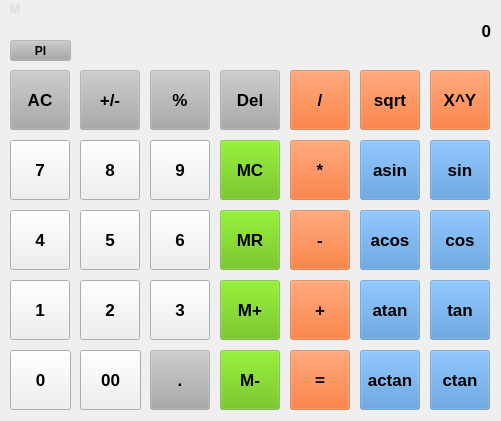
<?xml version="1.0" encoding="UTF-8"?>
<ui version="4.0">
 <class>MainWindow</class>
 <widget class="QMainWindow" name="MainWindow">
  <property name="geometry">
   <rect>
    <x>0</x>
    <y>0</y>
    <width>501</width>
    <height>421</height>
   </rect>
  </property>
  <property name="windowTitle">
   <string>MainWindow</string>
  </property>
  <widget class="QWidget" name="centralwidget">
   <widget class="QPushButton" name="pushButton_clearLastDigit">
    <property name="geometry">
     <rect>
      <x>220</x>
      <y>70</y>
      <width>60</width>
      <height>60</height>
     </rect>
    </property>
    <property name="font">
     <font>
      <pointsize>13</pointsize>
      <bold>true</bold>
     </font>
    </property>
    <property name="styleSheet">
     <string notr="true">QPushButton {
background: rgba(170,170,170, 100);
}</string>
    </property>
    <property name="text">
     <string>Del</string>
    </property>
   </widget>
   <widget class="QPushButton" name="pushButton_pow">
    <property name="geometry">
     <rect>
      <x>430</x>
      <y>70</y>
      <width>60</width>
      <height>60</height>
     </rect>
    </property>
    <property name="font">
     <font>
      <pointsize>13</pointsize>
      <bold>true</bold>
     </font>
    </property>
    <property name="styleSheet">
     <string notr="true">QPushButton {
background: rgba(255, 85, 0, 100);
}</string>
    </property>
    <property name="text">
     <string>X^Y</string>
    </property>
   </widget>
   <widget class="QPushButton" name="pushButton_8">
    <property name="geometry">
     <rect>
      <x>80</x>
      <y>140</y>
      <width>60</width>
      <height>60</height>
     </rect>
    </property>
    <property name="font">
     <font>
      <pointsize>13</pointsize>
      <bold>true</bold>
     </font>
    </property>
    <property name="styleSheet">
     <string notr="true">QPushButton {\nbackground: rgba(215, 215, 215, 100);
}</string>
    </property>
    <property name="text">
     <string>8</string>
    </property>
   </widget>
   <widget class="QPushButton" name="pushButton_solve">
    <property name="geometry">
     <rect>
      <x>290</x>
      <y>350</y>
      <width>60</width>
      <height>60</height>
     </rect>
    </property>
    <property name="font">
     <font>
      <pointsize>13</pointsize>
      <bold>true</bold>
     </font>
    </property>
    <property name="styleSheet">
     <string notr="true">QPushButton {
background: rgba(255, 85, 0, 100);
}</string>
    </property>
    <property name="text">
     <string>=</string>
    </property>
   </widget>
   <widget class="QPushButton" name="pushButton_pi">
    <property name="geometry">
     <rect>
      <x>10</x>
      <y>40</y>
      <width>61</width>
      <height>21</height>
     </rect>
    </property>
    <property name="font">
     <font>
      <bold>true</bold>
     </font>
    </property>
    <property name="styleSheet">
     <string notr="true">QPushButton {
background: rgba(170,170,170, 100);
}</string>
    </property>
    <property name="text">
     <string>PI</string>
    </property>
   </widget>
   <widget class="QPushButton" name="pushButton_6">
    <property name="geometry">
     <rect>
      <x>150</x>
      <y>210</y>
      <width>60</width>
      <height>60</height>
     </rect>
    </property>
    <property name="font">
     <font>
      <pointsize>13</pointsize>
      <bold>true</bold>
     </font>
    </property>
    <property name="styleSheet">
     <string notr="true">QPushButton {\nbackground: rgba(215, 215, 215, 100);
}</string>
    </property>
    <property name="text">
     <string>6</string>
    </property>
   </widget>
   <widget class="QPushButton" name="pushButton_ctg">
    <property name="geometry">
     <rect>
      <x>430</x>
      <y>350</y>
      <width>60</width>
      <height>60</height>
     </rect>
    </property>
    <property name="font">
     <font>
      <pointsize>13</pointsize>
      <bold>true</bold>
     </font>
    </property>
    <property name="styleSheet">
     <string notr="true">QPushButton {
background: rgba(71, 141, 212, 100);
}</string>
    </property>
    <property name="text">
     <string>ctan</string>
    </property>
   </widget>
   <widget class="QPushButton" name="pushButton_arcctg">
    <property name="geometry">
     <rect>
      <x>360</x>
      <y>350</y>
      <width>60</width>
      <height>60</height>
     </rect>
    </property>
    <property name="font">
     <font>
      <pointsize>13</pointsize>
      <bold>true</bold>
     </font>
    </property>
    <property name="styleSheet">
     <string notr="true">QPushButton {
background: rgba(71, 141, 212, 100);
}</string>
    </property>
    <property name="text">
     <string>actan</string>
    </property>
   </widget>
   <widget class="QPushButton" name="pushButton_tg">
    <property name="geometry">
     <rect>
      <x>430</x>
      <y>280</y>
      <width>60</width>
      <height>60</height>
     </rect>
    </property>
    <property name="font">
     <font>
      <pointsize>13</pointsize>
      <bold>true</bold>
     </font>
    </property>
    <property name="styleSheet">
     <string notr="true">QPushButton {
background: rgba(71, 141, 212, 100);
}</string>
    </property>
    <property name="text">
     <string>tan</string>
    </property>
   </widget>
   <widget class="QPushButton" name="pushButton_dot">
    <property name="geometry">
     <rect>
      <x>150</x>
      <y>350</y>
      <width>60</width>
      <height>60</height>
     </rect>
    </property>
    <property name="font">
     <font>
      <pointsize>13</pointsize>
      <bold>true</bold>
     </font>
    </property>
    <property name="styleSheet">
     <string notr="true">QPushButton {
background: rgba(170,170,170, 100);
}</string>
    </property>
    <property name="text">
     <string>.</string>
    </property>
   </widget>
   <widget class="QPushButton" name="pushButton_00">
    <property name="geometry">
     <rect>
      <x>80</x>
      <y>350</y>
      <width>61</width>
      <height>60</height>
     </rect>
    </property>
    <property name="font">
     <font>
      <pointsize>13</pointsize>
      <bold>true</bold>
     </font>
    </property>
    <property name="styleSheet">
     <string notr="true">QPushButton {\nbackground: rgba(215, 215, 215, 100);
}</string>
    </property>
    <property name="text">
     <string>00</string>
    </property>
   </widget>
   <widget class="QPushButton" name="pushButton_cos">
    <property name="geometry">
     <rect>
      <x>430</x>
      <y>210</y>
      <width>60</width>
      <height>60</height>
     </rect>
    </property>
    <property name="font">
     <font>
      <pointsize>13</pointsize>
      <bold>true</bold>
     </font>
    </property>
    <property name="styleSheet">
     <string notr="true">QPushButton {
background: rgba(71, 141, 212, 100);
}</string>
    </property>
    <property name="text">
     <string>cos</string>
    </property>
   </widget>
   <widget class="QPushButton" name="pushButton_setMemNegative">
    <property name="geometry">
     <rect>
      <x>220</x>
      <y>350</y>
      <width>60</width>
      <height>60</height>
     </rect>
    </property>
    <property name="font">
     <font>
      <pointsize>13</pointsize>
      <bold>true</bold>
     </font>
    </property>
    <property name="styleSheet">
     <string notr="true">QPushButton {
background: rgba(93, 186, 0, 100);
}</string>
    </property>
    <property name="text">
     <string>M-</string>
    </property>
   </widget>
   <widget class="QPushButton" name="pushButton_4">
    <property name="geometry">
     <rect>
      <x>10</x>
      <y>210</y>
      <width>60</width>
      <height>60</height>
     </rect>
    </property>
    <property name="font">
     <font>
      <pointsize>13</pointsize>
      <bold>true</bold>
     </font>
    </property>
    <property name="styleSheet">
     <string notr="true">QPushButton {\nbackground: rgba(215, 215, 215, 100);
}</string>
    </property>
    <property name="text">
     <string>4</string>
    </property>
   </widget>
   <widget class="QPushButton" name="pushButton_1">
    <property name="geometry">
     <rect>
      <x>10</x>
      <y>280</y>
      <width>60</width>
      <height>60</height>
     </rect>
    </property>
    <property name="font">
     <font>
      <pointsize>13</pointsize>
      <bold>true</bold>
     </font>
    </property>
    <property name="styleSheet">
     <string notr="true">QPushButton {\nbackground: rgba(215, 215, 215, 100);
}</string>
    </property>
    <property name="text">
     <string>1</string>
    </property>
   </widget>
   <widget class="QPushButton" name="pushButton_percent">
    <property name="geometry">
     <rect>
      <x>150</x>
      <y>70</y>
      <width>60</width>
      <height>60</height>
     </rect>
    </property>
    <property name="font">
     <font>
      <pointsize>13</pointsize>
      <bold>true</bold>
     </font>
    </property>
    <property name="styleSheet">
     <string notr="true">QPushButton {
background: rgba(170,170,170, 100);
}</string>
    </property>
    <property name="text">
     <string>%</string>
    </property>
   </widget>
   <widget class="QPushButton" name="pushButton_sqrt">
    <property name="geometry">
     <rect>
      <x>360</x>
      <y>70</y>
      <width>60</width>
      <height>60</height>
     </rect>
    </property>
    <property name="font">
     <font>
      <pointsize>13</pointsize>
      <bold>true</bold>
     </font>
    </property>
    <property name="styleSheet">
     <string notr="true">QPushButton {
background: rgba(255, 85, 0, 100);
}</string>
    </property>
    <property name="text">
     <string>sqrt</string>
    </property>
   </widget>
   <widget class="QPushButton" name="pushButton_3">
    <property name="geometry">
     <rect>
      <x>150</x>
      <y>280</y>
      <width>60</width>
      <height>60</height>
     </rect>
    </property>
    <property name="font">
     <font>
      <pointsize>13</pointsize>
      <bold>true</bold>
     </font>
    </property>
    <property name="styleSheet">
     <string notr="true">QPushButton {\nbackground: rgba(215, 215, 215, 100);
}</string>
    </property>
    <property name="text">
     <string>3</string>
    </property>
   </widget>
   <widget class="QPushButton" name="pushButton_clear">
    <property name="geometry">
     <rect>
      <x>10</x>
      <y>70</y>
      <width>60</width>
      <height>60</height>
     </rect>
    </property>
    <property name="font">
     <font>
      <pointsize>13</pointsize>
      <bold>true</bold>
     </font>
    </property>
    <property name="styleSheet">
     <string notr="true">QPushButton {
background: rgba(170,170,170, 100);
}</string>
    </property>
    <property name="text">
     <string>AC</string>
    </property>
   </widget>
   <widget class="QPushButton" name="pushButton_minus">
    <property name="geometry">
     <rect>
      <x>290</x>
      <y>210</y>
      <width>60</width>
      <height>60</height>
     </rect>
    </property>
    <property name="font">
     <font>
      <pointsize>13</pointsize>
      <bold>true</bold>
     </font>
    </property>
    <property name="styleSheet">
     <string notr="true">QPushButton {
background: rgba(255, 85, 0, 100);
}</string>
    </property>
    <property name="text">
     <string>-</string>
    </property>
   </widget>
   <widget class="QPushButton" name="pushButton_setMemPositive">
    <property name="geometry">
     <rect>
      <x>220</x>
      <y>280</y>
      <width>60</width>
      <height>60</height>
     </rect>
    </property>
    <property name="font">
     <font>
      <pointsize>13</pointsize>
      <bold>true</bold>
     </font>
    </property>
    <property name="styleSheet">
     <string notr="true">QPushButton {
background: rgba(93, 186, 0, 100);
}</string>
    </property>
    <property name="text">
     <string>M+</string>
    </property>
   </widget>
   <widget class="QPushButton" name="pushButton_clearMem">
    <property name="geometry">
     <rect>
      <x>220</x>
      <y>140</y>
      <width>60</width>
      <height>60</height>
     </rect>
    </property>
    <property name="font">
     <font>
      <pointsize>13</pointsize>
      <bold>true</bold>
     </font>
    </property>
    <property name="styleSheet">
     <string notr="true">QPushButton {
background: rgba(93, 186, 0, 100);
}</string>
    </property>
    <property name="text">
     <string>MC</string>
    </property>
   </widget>
   <widget class="QPushButton" name="pushButton_arccos">
    <property name="geometry">
     <rect>
      <x>360</x>
      <y>210</y>
      <width>60</width>
      <height>60</height>
     </rect>
    </property>
    <property name="font">
     <font>
      <pointsize>13</pointsize>
      <bold>true</bold>
     </font>
    </property>
    <property name="styleSheet">
     <string notr="true">QPushButton {
background: rgba(71, 141, 212, 100);
}</string>
    </property>
    <property name="text">
     <string>acos</string>
    </property>
   </widget>
   <widget class="QLabel" name="label">
    <property name="geometry">
     <rect>
      <x>20</x>
      <y>0</y>
      <width>471</width>
      <height>61</height>
     </rect>
    </property>
    <property name="font">
     <font>
      <pointsize>13</pointsize>
      <bold>true</bold>
     </font>
    </property>
    <property name="text">
     <string>0</string>
    </property>
    <property name="alignment">
     <set>Qt::AlignRight|Qt::AlignTrailing|Qt::AlignVCenter</set>
    </property>
   </widget>
   <widget class="QPushButton" name="pushButton_plus">
    <property name="geometry">
     <rect>
      <x>290</x>
      <y>280</y>
      <width>60</width>
      <height>60</height>
     </rect>
    </property>
    <property name="font">
     <font>
      <pointsize>13</pointsize>
      <bold>true</bold>
     </font>
    </property>
    <property name="styleSheet">
     <string notr="true">QPushButton {
background: rgba(255, 85, 0, 100);
}</string>
    </property>
    <property name="text">
     <string>+</string>
    </property>
   </widget>
   <widget class="QPushButton" name="pushButton_arcsin">
    <property name="geometry">
     <rect>
      <x>360</x>
      <y>140</y>
      <width>60</width>
      <height>60</height>
     </rect>
    </property>
    <property name="font">
     <font>
      <pointsize>13</pointsize>
      <bold>true</bold>
     </font>
    </property>
    <property name="styleSheet">
     <string notr="true">QPushButton {
background: rgba(71, 141, 212, 100);
}</string>
    </property>
    <property name="text">
     <string>asin</string>
    </property>
   </widget>
   <widget class="QPushButton" name="pushButton_div">
    <property name="geometry">
     <rect>
      <x>290</x>
      <y>70</y>
      <width>60</width>
      <height>60</height>
     </rect>
    </property>
    <property name="font">
     <font>
      <pointsize>13</pointsize>
      <bold>true</bold>
     </font>
    </property>
    <property name="styleSheet">
     <string notr="true">QPushButton {
background: rgba(255, 85, 0, 100);
}</string>
    </property>
    <property name="text">
     <string>/</string>
    </property>
   </widget>
   <widget class="QPushButton" name="pushButton_0">
    <property name="geometry">
     <rect>
      <x>10</x>
      <y>350</y>
      <width>61</width>
      <height>60</height>
     </rect>
    </property>
    <property name="font">
     <font>
      <pointsize>13</pointsize>
      <bold>true</bold>
     </font>
    </property>
    <property name="styleSheet">
     <string notr="true">QPushButton {\nbackground: rgba(215, 215, 215, 100);
}</string>
    </property>
    <property name="text">
     <string>0</string>
    </property>
   </widget>
   <widget class="QLabel" name="label_2">
    <property name="enabled">
     <bool>false</bool>
    </property>
    <property name="geometry">
     <rect>
      <x>10</x>
      <y>0</y>
      <width>51</width>
      <height>17</height>
     </rect>
    </property>
    <property name="font">
     <font>
      <pointsize>9</pointsize>
      <bold>true</bold>
     </font>
    </property>
    <property name="styleSheet">
     <string notr="true">color: rgb(220, 220, 220);</string>
    </property>
    <property name="text">
     <string>M</string>
    </property>
   </widget>
   <widget class="QPushButton" name="pushButton_2">
    <property name="geometry">
     <rect>
      <x>80</x>
      <y>280</y>
      <width>60</width>
      <height>60</height>
     </rect>
    </property>
    <property name="font">
     <font>
      <pointsize>13</pointsize>
      <bold>true</bold>
     </font>
    </property>
    <property name="styleSheet">
     <string notr="true">QPushButton {\nbackground: rgba(215, 215, 215, 100);
}</string>
    </property>
    <property name="text">
     <string>2</string>
    </property>
   </widget>
   <widget class="QPushButton" name="pushButton_5">
    <property name="geometry">
     <rect>
      <x>80</x>
      <y>210</y>
      <width>60</width>
      <height>60</height>
     </rect>
    </property>
    <property name="font">
     <font>
      <pointsize>13</pointsize>
      <bold>true</bold>
     </font>
    </property>
    <property name="styleSheet">
     <string notr="true">QPushButton {\nbackground: rgba(215, 215, 215, 100);
}</string>
    </property>
    <property name="text">
     <string>5</string>
    </property>
   </widget>
   <widget class="QPushButton" name="pushButton_readMem">
    <property name="geometry">
     <rect>
      <x>220</x>
      <y>210</y>
      <width>60</width>
      <height>60</height>
     </rect>
    </property>
    <property name="font">
     <font>
      <pointsize>13</pointsize>
      <bold>true</bold>
     </font>
    </property>
    <property name="styleSheet">
     <string notr="true">QPushButton {
background: rgba(93, 186, 0, 100);
}</string>
    </property>
    <property name="text">
     <string>MR</string>
    </property>
   </widget>
   <widget class="QPushButton" name="pushButton_9">
    <property name="geometry">
     <rect>
      <x>150</x>
      <y>140</y>
      <width>60</width>
      <height>60</height>
     </rect>
    </property>
    <property name="font">
     <font>
      <pointsize>13</pointsize>
      <bold>true</bold>
     </font>
    </property>
    <property name="styleSheet">
     <string notr="true">QPushButton {\nbackground: rgba(215, 215, 215, 100);
}</string>
    </property>
    <property name="text">
     <string>9</string>
    </property>
   </widget>
   <widget class="QPushButton" name="pushButton_arctg">
    <property name="geometry">
     <rect>
      <x>360</x>
      <y>280</y>
      <width>60</width>
      <height>60</height>
     </rect>
    </property>
    <property name="font">
     <font>
      <pointsize>13</pointsize>
      <bold>true</bold>
     </font>
    </property>
    <property name="styleSheet">
     <string notr="true">QPushButton {
background: rgba(71, 141, 212, 100);
}</string>
    </property>
    <property name="text">
     <string>atan</string>
    </property>
   </widget>
   <widget class="QPushButton" name="pushButton_sin">
    <property name="geometry">
     <rect>
      <x>430</x>
      <y>140</y>
      <width>60</width>
      <height>60</height>
     </rect>
    </property>
    <property name="font">
     <font>
      <pointsize>13</pointsize>
      <bold>true</bold>
     </font>
    </property>
    <property name="styleSheet">
     <string notr="true">QPushButton {
background: rgba(71, 141, 212, 100);
}</string>
    </property>
    <property name="text">
     <string>sin</string>
    </property>
   </widget>
   <widget class="QPushButton" name="pushButton_setNegative">
    <property name="geometry">
     <rect>
      <x>80</x>
      <y>70</y>
      <width>60</width>
      <height>60</height>
     </rect>
    </property>
    <property name="font">
     <font>
      <pointsize>13</pointsize>
      <bold>true</bold>
     </font>
    </property>
    <property name="styleSheet">
     <string notr="true">QPushButton {
background: rgba(170,170,170, 100);
}</string>
    </property>
    <property name="text">
     <string>+/-</string>
    </property>
   </widget>
   <widget class="QPushButton" name="pushButton_7">
    <property name="geometry">
     <rect>
      <x>10</x>
      <y>140</y>
      <width>60</width>
      <height>60</height>
     </rect>
    </property>
    <property name="font">
     <font>
      <pointsize>13</pointsize>
      <bold>true</bold>
     </font>
    </property>
    <property name="styleSheet">
     <string notr="true">QPushButton {\nbackground: rgba(215, 215, 215, 100);
}</string>
    </property>
    <property name="text">
     <string>7</string>
    </property>
   </widget>
   <widget class="QPushButton" name="pushButton_mlp">
    <property name="geometry">
     <rect>
      <x>290</x>
      <y>140</y>
      <width>60</width>
      <height>60</height>
     </rect>
    </property>
    <property name="font">
     <font>
      <pointsize>13</pointsize>
      <bold>true</bold>
     </font>
    </property>
    <property name="styleSheet">
     <string notr="true">QPushButton {
background: rgba(255, 85, 0, 100);
}</string>
    </property>
    <property name="text">
     <string>*</string>
    </property>
   </widget>
  </widget>
 </widget>
 <resources/>
 <connections/>
</ui>
